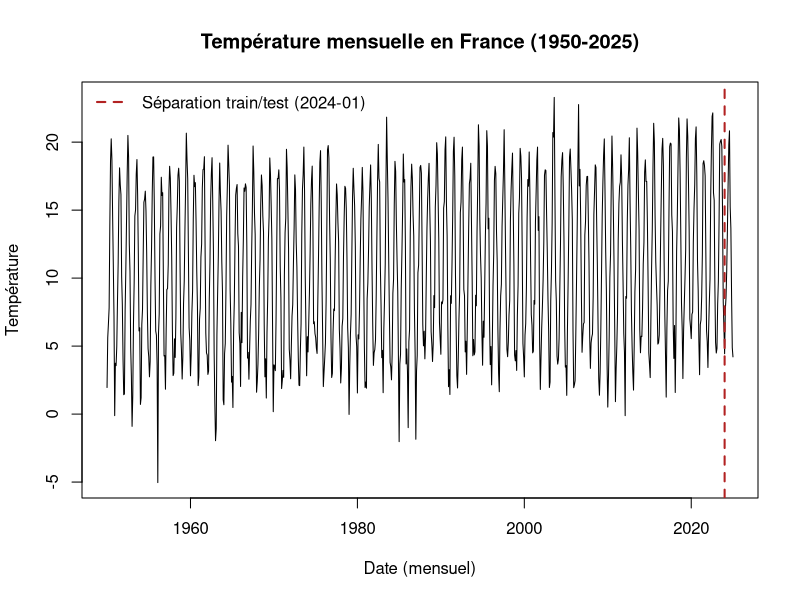
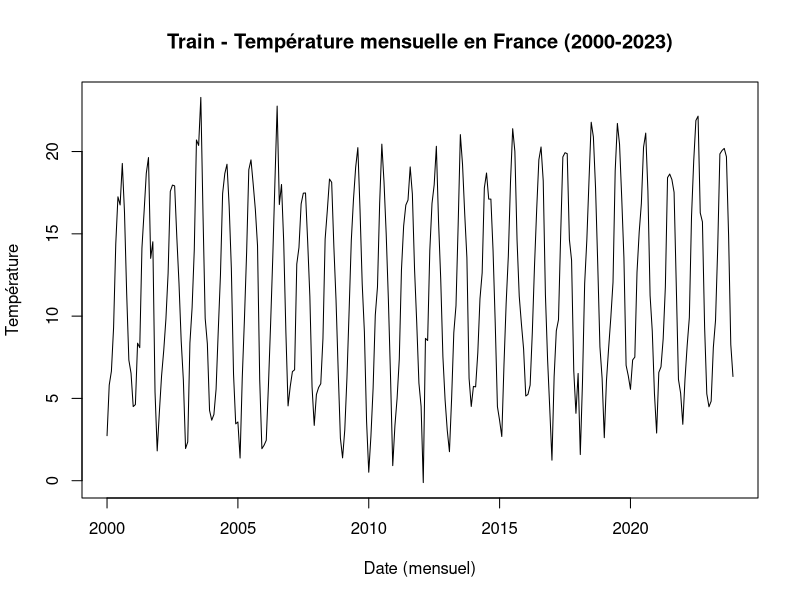
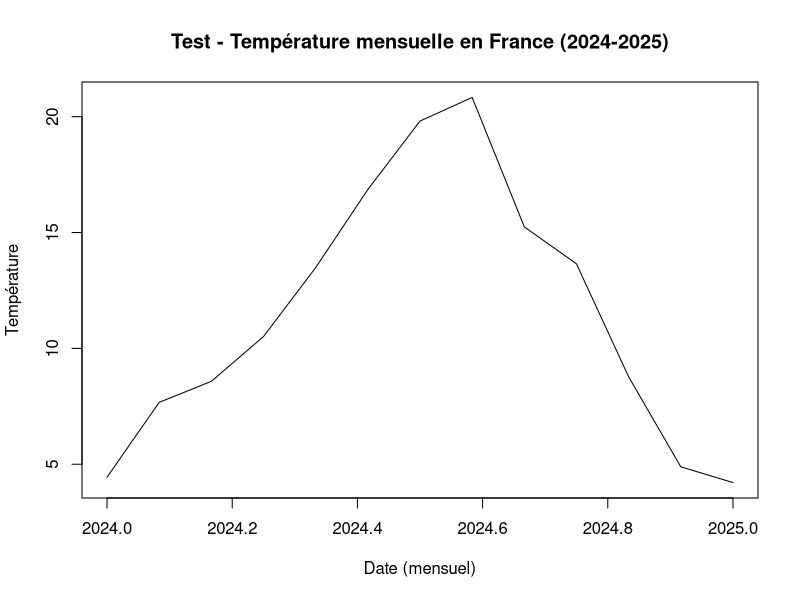
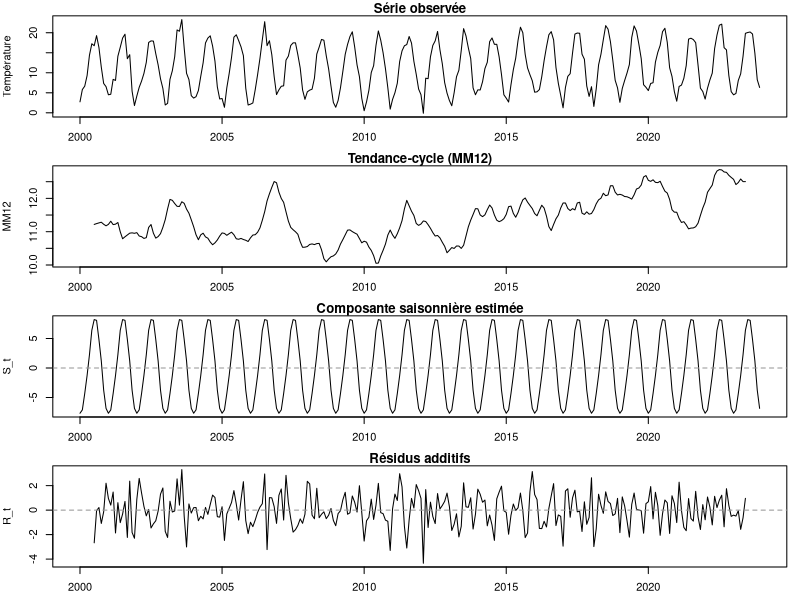
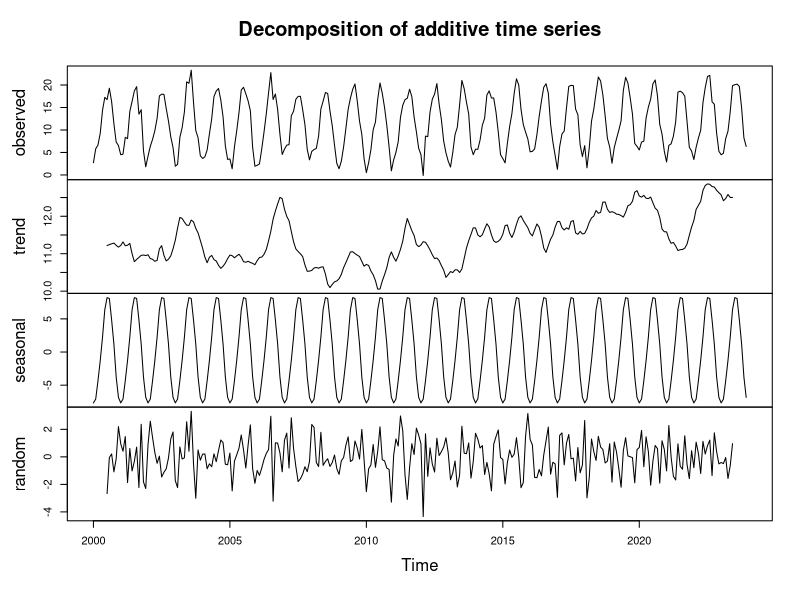

Source code (R) for these figures, in order:
## ---- chunk 1
knitr::opts_chunk$set(fig.width = 10, fig.height = 5, message = FALSE, warning = FALSE)
## ---- chunk 2
library(ggplot2)
library(forecast)

data <- read.csv("data/data.csv")
data <- data[, 2]
data <- ts(data, start = c(1950, 1), end = c(2025, 1), frequency = 12)

# Séparation temporelle train/test
train_data <- window(data, end = c(2023, 12))
test_data <- window(data, start = c(2024, 1))

head(train_data)
## ---- chunk 3
plot.ts(
  data,
  main = "Température mensuelle en France (1950-2025)",
  ylab = "Température",
  xlab = "Date (mensuel)"
)
abline(v = 2024, col = "firebrick", lty = 2, lwd = 2)
legend(
  "topleft",
  legend = c("Séparation train/test (2024-01)"),
  col = c("firebrick"),
  lty = 2,
  lwd = 2,
  bty = "n"
)
## ---- chunk 4
short_data <- window(train_data, start = c(2000, 1))
plot.ts(
  short_data,
  main = "Train - Température mensuelle en France (2000-2023)",
  ylab = "Température",
  xlab = "Date (mensuel)"
)

s_data <- test_data
plot.ts(
  s_data,
  main = "Test - Température mensuelle en France (2024-2025)",
  ylab = "Température",
  xlab = "Date (mensuel)"
)
## ---- chunk 5
ma12 <- ma(short_data, 12)
ecart <- short_data - ma12
mois <- factor(cycle(short_data), levels = 1:12, labels = month.abb)
## ---- chunk 6
lm_temp <- lm(ecart ~ mois - 1, na.action = na.exclude)
coef_saison <- coef(lm_temp)
## ---- chunk 7
coef_saison <- coef_saison - mean(coef_saison, na.rm = TRUE)

saison_est <- ts(
  rep(coef_saison, length.out = length(short_data)),
  start = start(short_data),
  frequency = frequency(short_data)
)
## ---- chunk 8
residus <- short_data - (ma12 + saison_est)
## ---- chunk 9
old_par <- par(no.readonly = TRUE)
par(mfrow = c(4, 1), mar = c(2.5, 4, 1.2, 1))

plot(short_data, main = "Série observée", ylab = "Température")
plot(ma12, main = "Tendance-cycle (MM12)", ylab = "MM12")
plot(saison_est, main = "Composante saisonnière estimée", ylab = "S_t")
abline(h = 0, col = "grey60", lty = 2)
plot(residus, main = "Résidus additifs", ylab = "R_t")
abline(h = 0, col = "grey60", lty = 2)

par(old_par)
## ---- chunk 10
m <- decompose(short_data, type = "additive")
plot(m)
